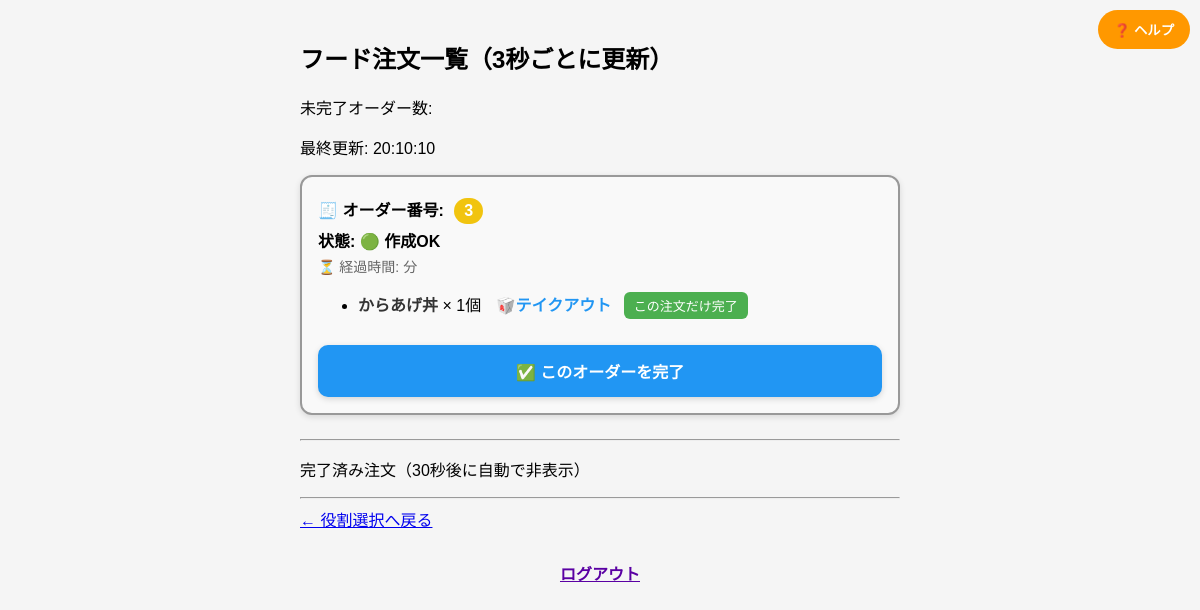
The app's page /food/kitchen/ with its own data.
### food/models.py (models this page shows, shortened)
class FoodOrder(models.Model):
    menu = models.CharField(
        max_length=20,
        verbose_name="メニュー名",
        help_text="注文されたフードのメニュー名（例：からあげ丼、ルーロー飯）"
    )  # 注文されたメニュー名を保存
    quantity = models.PositiveIntegerField(
        default=1,
        verbose_name="数量",
        help_text="注文数量（1以上の整数）"
    )  # 注文の数量を保存
    eat_in = models.BooleanField(
        default=True,
        verbose_name="店内飲食",
        help_text="True=店内飲食、False=テイクアウト"
    )  # 店内飲食かテイクアウトかを判別
    clip_color = models.CharField(
        max_length=10,
        verbose_name="クリップ色",
        help_text="オーダー表のクリップの色（yellow, white等）"
    )  # クリップの色を保存
    clip_number = models.IntegerField(
        verbose_name="クリップ番号",
        help_text="オーダー表のクリップの番号（1-16等）"
    )  # クリップの番号を保存
    group_id = models.CharField(
        max_length=50,
        verbose_name="グループID",
        help_text="同一注文グループを識別するID（複数商品の一括注文用）"
    )  # 複数商品をまとめるグループID
    status = models.CharField(
        max_length=10,
        default='ok',
        verbose_name="注文状態",
        help_text="注文の現在の状態（ok=作成OK、stop=STOP中）"
    )  # 注文の進行状況を管理
    is_completed = models.BooleanField(
        default=False,
        verbose_name="完了フラグ",
        help_text="注文が完了したかどうかのフラグ"
    )  # 注文が完了したかどうか
    timestamp = models.DateTimeField(
        auto_now_add=True,
        verbose_name="受注時刻",
        help_text="注文を受けた時刻（自動設定）"
    )  # 注文を受けた時刻（自動記録）
    completed_at = models.DateTimeField(
        null=True,
        blank=True,
        verbose_name="完了時刻",
        help_text="注文が完了した時刻（完了時に設定）"
    )  # 注文が完了した時刻
    note = models.TextField(
        blank=True,
        default="",
        verbose_name="備考",
        help_text="注文に関する特記事項や要望"
    )  # 備考欄（特記事項や要望など）
    class Meta:
        verbose_name = "フード注文"           # 管理画面での単数表示名
        verbose_name_plural = "フード注文"    # 管理画面での複数表示名
        ordering = ['-timestamp']            # デフォルトの並び順（新しい順）

### food/views.py (the view)
# urls.py: path('kitchen/', views.food_kitchen, name='food_kitchen'),
def food_kitchen(request):
    now = timezone.now()
    grouped_orders = defaultdict(list)
    all_orders = FoodOrder.objects.all().order_by('timestamp')
    for order in all_orders:
        grouped_orders[order.group_id].append(order)
    active_orders = {}
    completed_orders = {}
    for group_id, orders in grouped_orders.items():
        if all(o.is_completed for o in orders):
            latest = max((o.completed_at for o in orders if o.completed_at), default=None)
            if latest and now - latest <= timezone.timedelta(seconds=30):
                completed_orders[group_id] = orders
        else:
            active_orders[group_id] = orders
    context = {
        'active_orders': active_orders,
        'completed_orders': completed_orders,
        'now': now,
    }
    return render(request, 'food/food_kitchen.html', context)

### templates/food/food_kitchen.html (shortened to what this page needs)
{% load custom_filters %}
{% load static %}
<!DOCTYPE html>
<html lang="ja">
<head>
</head>
<body>
  <h2>フード注文一覧（3秒ごとに更新）</h2>
  <p>未完了オーダー数: {{ active_count }}</p>
  <p>最終更新: {{ now|time:"H:i:s" }}</p>
<button id="helpButton" onclick="openHelp()">❓ ヘルプ</button>
  {% for group_id, orders in active_orders.items %}
<div class="order-card">
<p class="clip-id">
  🧾 オーダー番号:
  <span class="clip-badge {% if orders.0.clip_color == 'yellow' %}yellow{% else %}white{% endif %}">
    {{ orders.0.clip_number }}
  </span>
</p>
  <p class="status-line">
    状態:
    {% if orders.0.status == 'ok' %}
      🟢 作成OK
    {% elif orders.0.status == 'stop' %}
      🔴 STOP中
      {% if orders.0.is_auto_stopped %}<span style="color: red;">（自動）</span>{% endif %}
    {% endif %}
  </p>
  <p class="elapsed-time">⏳ 経過時間: {{ orders.0.elapsed_minutes }}分</p>
<ul>
  {% for order in orders %}
    <li>
      <span class="item-label">{{ order.menu }}</span> × {{ order.quantity }}個
      <span style="margin-left: 10px; font-weight: bold; color: #2196F3;">
        {{ order.eat_in|yesno:'🍽️店内,🥡テイクアウト' }}
      </span>
      <form method="post" action="/food/complete_order/{{ order.id }}/" style="display:inline; margin-left:8px;">
        <button type="submit" style="font-size:13px; padding:4px 10px; border-radius:6px; background:#4CAF50; color:white; border:none; cursor:pointer;">この注文だけ完了</button>
      </form>
    </li>
  {% endfor %}
</ul>
    {% if orders.0.status != 'stop' %}
<form method="post" action="/food/complete_group/{{ orders.0.group_id }}/" onsubmit="return showCompleteMessage();">
  <button type="submit" class="complete-button">✅ このオーダーを完了</button>
</form>
    {% else %}
      <p style="color: red; font-weight: bold; margin-top: 12px;">
        🔒 STOP中のため完了できません
      </p>
    {% endif %}
  </div>
{% endfor %}
  <hr>
  <p>完了済み注文（30秒後に自動で非表示）</p>
  <hr>
  <a href="/">← 役割選択へ戻る</a>
  <div class="logout-bottom">
    <a href="/logout/" style="font-weight: bold; color: #5a00a3;">ログアウト</a>
  </div>
</body>
</html>

### templates/food/food_kitchen.html (style rules this page uses)
body { font-family: sans-serif; padding: 20px; max-width: 600px; margin: auto; background-color: #f5f5f5; }
.order-card { background: #f9f9f9; border: 2px solid #999; border-radius: 12px; margin-bottom: 24px; padding: 16px; box-shadow: 0 2px 6px rgba(0, 0, 0, 0.12); }
.order-card p { margin: 4px 0; }
.status-line { font-weight: bold; margin-top: 4px; }
.elapsed-time { color: #666; font-size: 14px; }
.complete-button { margin-top: 10px; padding: 14px; font-size: 16px; font-weight: bold; width: 100%; border-radius: 10px; background-color: #2196F3; color: white; border: none; cursor: pointer; box-shadow: 0 2px 6px rgba(0, 0, 0, 0.15); transition: background-color 0.2s ease, transform 0.1s ease; }
.clip-id { font-weight: bold; margin-bottom: 8px; }
.clip-badge { display: inline-block; padding: 4px 10px; border-radius: 20px; color: white; font-weight: bold; margin-left: 6px; }
.clip-badge.yellow { background-color: #f1c40f; }
.item-label { font-weight: bold; color: #333; }
.logout-bottom { text-align: center; margin-top: 30px; }
#helpButton { position: fixed; top: 10px; right: 10px; background: #ff9800; color: white; border: none; border-radius: 20px; padding: 10px 16px; font-weight: bold; cursor: pointer; z-index: 999; }

### records on screen
FoodOrder: clip_number "3", status "🟢 作成OK", menu "からあげ丼", quantity "1", eat_in "🥡テイクアウト"

### other values on screen
{{ now|time:"H:i:s" }} "20:10:10"
